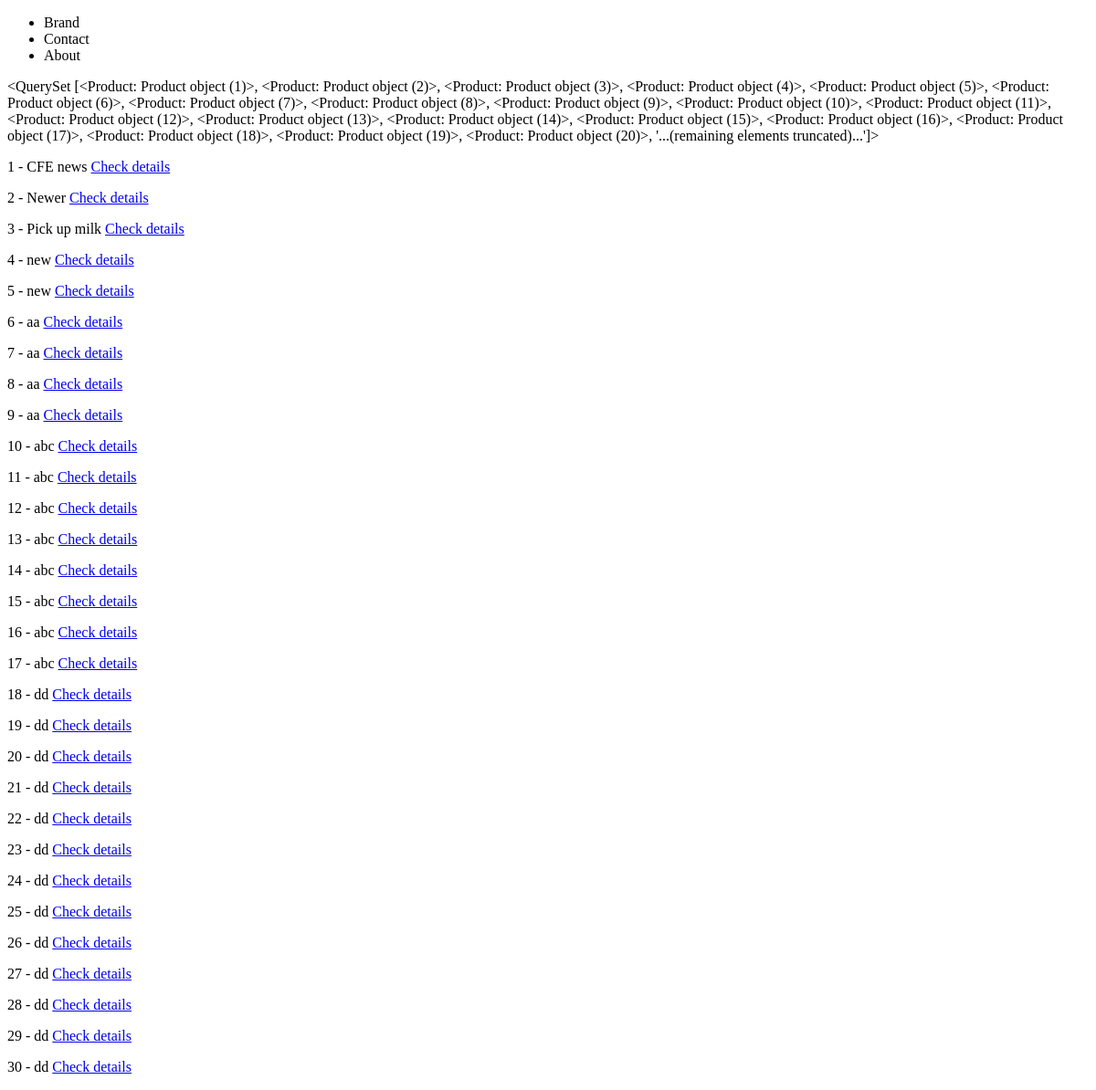
Before: /products/ with the older database file.
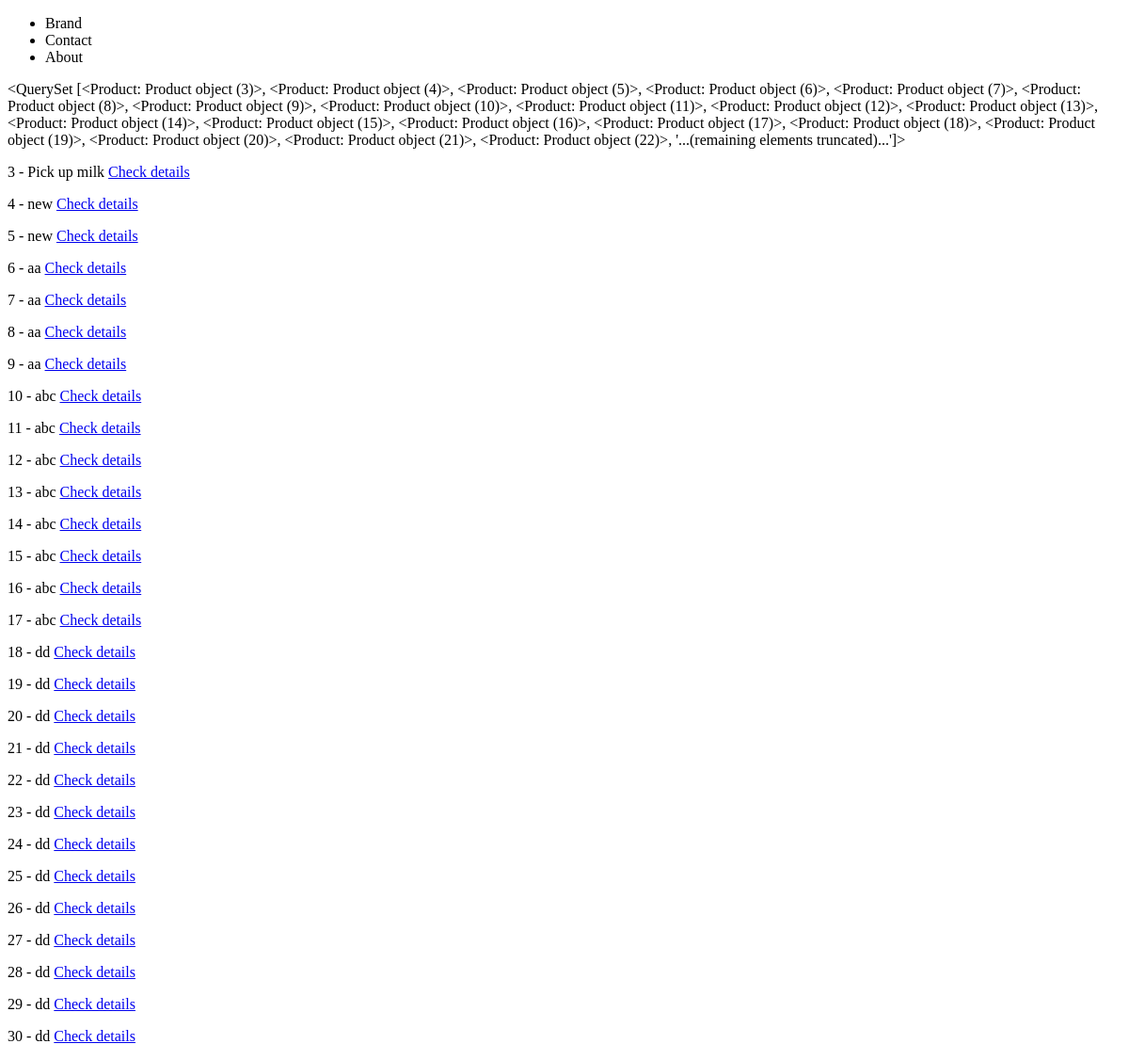
After: the same page with the newer database file.
### products/models.py (models this page shows)
class Product(models.Model) :
	title = models.CharField(max_length=120) # max_length = required
	description = models.TextField(blank = True, null = True)
	price = models.DecimalField(decimal_places=2,max_digits=10000)
	summary = models.TextField(blank=False, null=False) # blank 는 database와 상관없다.
	featured = models.BooleanField(default=False) # null=True, default=True
	def get_absolute_url(self):
		return reverse("products:product-detail", kwargs={'my_id': self.id})# f"/products/{self.id}/"

### products/views.py (the view)
# urls.py: path('', product_list_view)
def product_list_view(request):
	queryset = Product.objects.all()
	context = {
		"object_list": queryset
	}
	return render(request,"products/product_list.html", context)

### products/templates/products/product_list.html
{% extends 'base.html' %}
{% block content %}
{{object_list}}
{% for instance in object_list %}
    <p>{{instance.id}} - {{instance.title}} <a href = {{instance.get_absolute_url}}>Check details</a></p>
{% endfor %}
{% endblock %}

### templates/base.html (shortened to what this page needs)
<!doctype html>
<html>
<head>
</head>
<body>
	{% include "navbar.html" %}
	{% block content %}{% endblock %}
</body>
</html>

### templates/navbar.html
<nav>
	<ul>
		<li>Brand</li>
		<li>Contact</li>
		<li>About</li>
	</ul>
</nav>

Changed rows visible on the page:
removed Product: id "<QuerySet [<Product: Product object (1)>, <Product: Product object (2)>, <Product: Product object (3)>, <Product: Product object (4)>, <Product: Product object (5)>, <Product: Product object (6)>, <Product: Product object (7)>, <Product: Product object (8)>, <Product: Product object (9)>, <Product: Product object (10)>, <Product: Product object (11)>, <Product: Product object (12)>, <Product: Product object (13)>, <Product: Product object (14)>, <Product: Product object (15)>, <Product: Product object (16)>, <Product: Product object (17)>, <Product: Product object (18)>, <Product: Product object (19)>, <Product: Product object (20)>, '...(remaining elements truncated)...']>", id "1", title "CFE news"
removed Product: id "2", title "Newer"
Other visible differences:
{{ object_list }}: "<QuerySet [<Product: Product object (1)>, <Product: Product object (2)>, <Product: Product object (3)>, <Product: Product object (4)>, <Product: Product object (5)>, <Product: Product object (6)>, <Product: Product object (7)>, <Product: Product object (8)>, <Product: Product object (9)>, <Product: Product object (10)>, <Product: Product object (11)>, <Product: Product object (12)>, <Product: Product object (13)>, <Product: Product object (14)>, <Product: Product object (15)>, <Product: Product object (16)>, <Product: Product object (17)>, <Product: Product object (18)>, <Product: Product object (19)>, <Product: Product object (20)>, '...(remaining elements truncated)...']>" → "<QuerySet [<Product: Product object (3)>, <Product: Product object (4)>, <Product: Product object (5)>, <Product: Product object (6)>, <Product: Product object (7)>, <Product: Product object (8)>, <Product: Product object (9)>, <Product: Product object (10)>, <Product: Product object (11)>, <Product: Product object (12)>, <Product: Product object (13)>, <Product: Product object (14)>, <Product: Product object (15)>, <Product: Product object (16)>, <Product: Product object (17)>, <Product: Product object (18)>, <Product: Product object (19)>, <Product: Product object (20)>, <Product: Product object (21)>, <Product: Product object (22)>, '...(remaining elements truncated)...']>"
